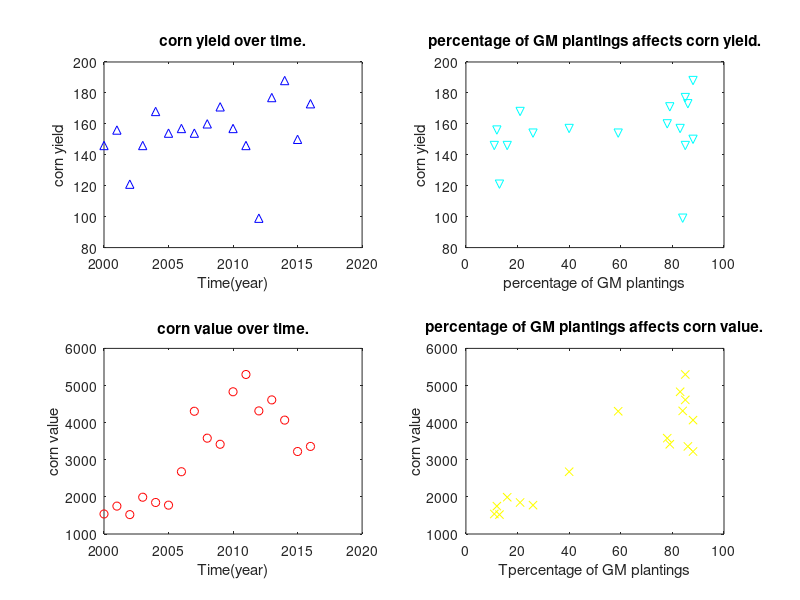

Source code (MATLAB):
%%%%%%%%%%%%%%%%%%%%%%%%%%%%%%%%%%%%%%%%%%%%%%%%%%%%%%%%%%%%%%%%%%%%%
% ENGR 132 
% Program Description 
%  	...
%
% Assigment Information
%   Assignment:  	    PS #02, Problem #3
%   Author:             Yuefan Fu, fu194@purdue.edu
%   Team ID:            001
%   Paired Programmer:  Yidi Du, du153@purdue.edu
%   Contributor:        Name, login@purdue [repeat for each]
%%%%%%%%%%%%%%%%%%%%%%%%%%%%%%%%%%%%%%%%%%%%%%%%%%%%%%%%%%%%%%%%%%%%%

%% ____________________
%% INITIALIZATION
data=csvread('Data_Indiana_GMcorn.csv',5,0);
year=data(:,1);
totalGmCorn=data(:,2);
bt=data(:,3);
ht=data(:,4);
stackedGene=data(:,5);
Acre=data(:,6);
Bushel=data(:,7);
Yield=data(:,8);
Value=data(:,9);


%% ____________________
%% GM CORN VARIETIES PLOT
plot(year,bt,'o',year,ht,'^',year,stackedGene,'x',year,totalGmCorn,'v');
title('percangate of Gm corn');
xlabel('Time(year)');
ylabel('percnetage of each condition');
%% ____________________
%% CORN PRODUCTION PLOT
subplot(2,2,1);
plot(year,Yield,'b^');
title('corn yield over time.');
xlabel('Time(year)');
ylabel('corn yield');
subplot(2,2,3);
plot(year,Value,'ro');
title('corn value over time.');
xlabel('Time(year)');
ylabel('corn value');
subplot(2,2,2);
plot(totalGmCorn,Yield,'cv');
title('percentage of GM plantings affects corn yield.');
xlabel('percentage of GM plantings');
ylabel('corn yield');
subplot(2,2,4);
plot(totalGmCorn,Value,'yx');
title('percentage of GM plantings affects corn value.');
xlabel('Tpercentage of GM plantings');
ylabel('corn value');

%% ____________________
%% ANALYSIS

%% -- Q1
% during 2000to 2008, it increase with acceleration. from 20080 to 2016, it
% increase slower and vary at about 80% to 90%
% 

%% -- Q2
% subplot B

%% -- Q3
% the corn value reach the max at 2010, and then decrease, so people plant
% stop increase the production of corn

%% -- Q4
% grow more GM corn because accoring to subplot D, total value of corn
% increase with the percentage of GM corn increase

%% ____________________
%% ACADEMIC INTEGRITY STATEMENT
% I/We have not used source code obtained from any other unauthorized
% source, either modified or unmodified.  Neither have I/we provided
% access to my/our code to another. The project I/we am/are submitting
% is my/our own original work.